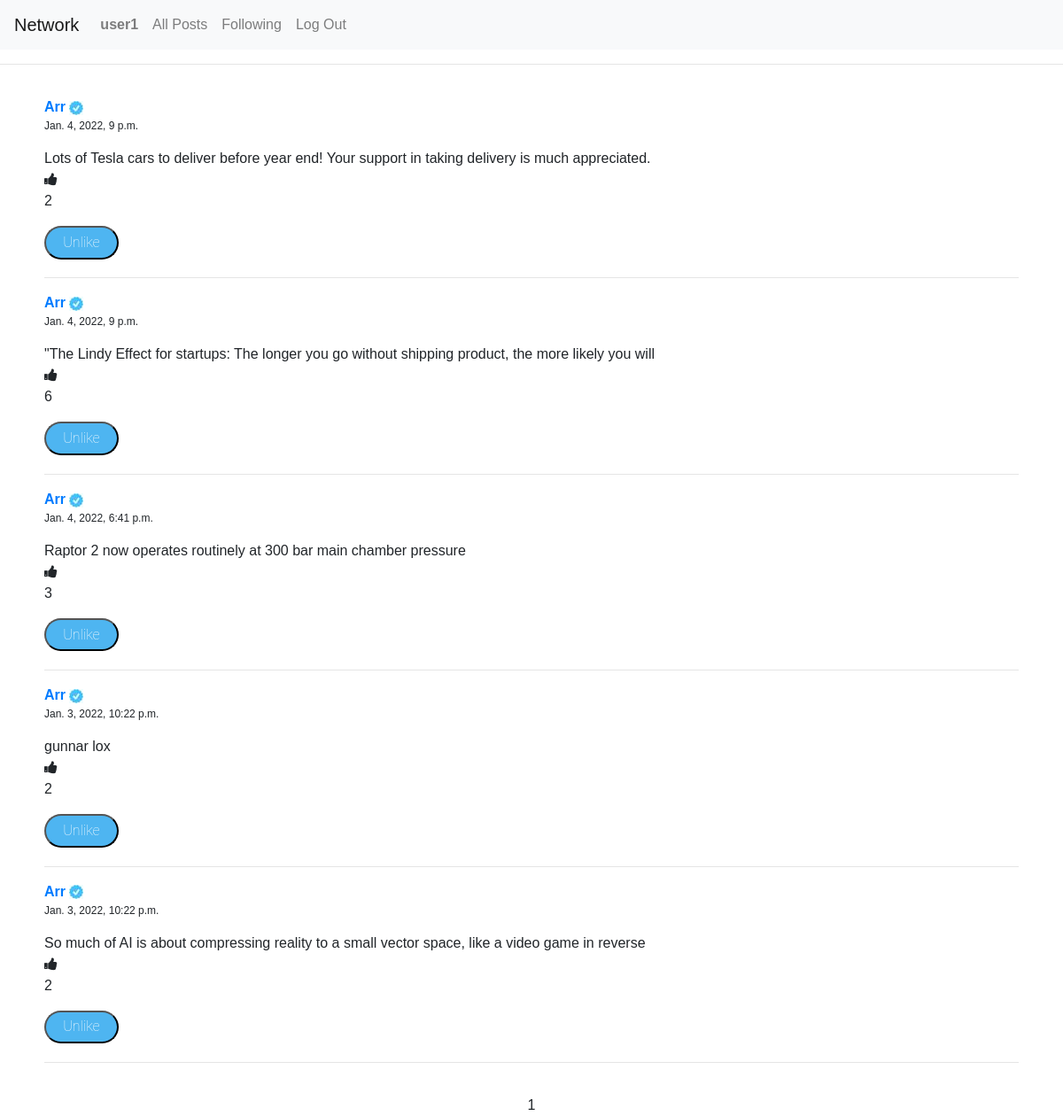
The page /following/user1 (signed in) on the database its author committed.
### network/models.py (models this page shows, shortened)
class User(AbstractUser):
    pass
    def __str__(self):
        return self.username

class Post(models.Model):
    username = models.ForeignKey(User, on_delete=models.CASCADE)
    text = models.CharField(max_length=100)
    date=models.DateTimeField(auto_now_add=True)
    likes = models.IntegerField( default=0)

### network/views.py (the view, shortened to what this page needs)
# urls.py: path("following/<str:username>", views.following, name="following"),
@login_required
def following(request, username):
    username = User.objects.get(username=username)
    if Following.objects.filter(username=request.user).exists():
        current_user = Following.objects.filter(username=request.user)
        all_subscriptions = [i.subscription.username for i in current_user]
        posts = []
        for i in all_subscriptions:
            subs = User.objects.get(username=i)
            posts += Post.objects.filter(username=subs).order_by('-date')
        liked = Liked.objects.filter(username=username, liked=True)
        liked_posts = []
        for i in liked:
            liked_posts.append('likebtn'+str(i.post.id))
        p = Paginator(posts, 10)
        page_number = request.GET.get('page')
        try:
            page_obj = p.get_page(page_number)  # returns the desired page object
        except PageNotAnInteger:
            page_obj = p.page(1)
        except EmptyPage:
            page_obj = p.page(p.num_pages)
        return render(request, "network/following.html",
                      {'current_user': current_user,
                       'all_subscriptions': all_subscriptions,
                       'posts': posts,
                       'subs': subs,
                       'page_obj': page_obj,
                       'liked_posts':liked_posts
                       })

### network/templates/network/following.html (shortened to what this page needs)
{% extends "network/layout.html" %}
{% load static %}
{% block body %}
<hr>
<div class="container">
        {% for post in page_obj.object_list %}
    <span class="username"><a href="{% url 'profile' post.username %}">{{post.username}}</a></span>
<img src="{% static 'network/approval-16.jpg' %}" alt="My image">
 <br>
     <p class="date">{{post.date}}</p>
<span  id="edit{{post.id}}" class="text">{{post.text}}</span>
<br>
<i  class="fa fa-thumbs-up"></i><p id="likes{{post.id}}"> {{post.likes}}</p>
    {% if user.is_authenticated   %}
    {%if post.username != user%}
    <button type="submit" class="likebtn {{post.id}}" id="likebtn{{post.id}}" name="likebtn"> Like</button>
{%endif%}
    <hr/>
    {%endif%}
         {% endfor %}
    </div>
    <center>
        <span>{{page_obj.number}}</span>
    </center>
{% endblock %}

### network/templates/network/layout.html (shortened to what this page needs)
{% load static %}
<!DOCTYPE html>
<html lang="en">
    <head>
        <link rel="stylesheet" href="https://cdnjs.cloudflare.com/ajax/libs/font-awesome/4.7.0/css/font-awesome.min.css">
        <link rel="stylesheet" href="https://stackpath.bootstrapcdn.com/bootstrap/4.4.1/css/bootstrap.min.css">
        <link href="{% static 'network/styles.css' %}" rel="stylesheet">
    </head>
    <body>
        <nav class="navbar navbar-expand-lg navbar-light bg-light">
            <a class="navbar-brand" href="#">Network</a>
            <div>
              <ul class="navbar-nav mr-auto">
                {% if user.is_authenticated %}
                    <li class="nav-item">
                        <a class="nav-link" href="#"><strong>{{ user.username }}</strong></a>
                    </li>
                {% endif %}
                <li class="nav-item">
                  <a class="nav-link" href="{% url 'allposts' %}">All Posts</a>
                </li>
                {% if user.is_authenticated %}
                    <li class="nav-item">
                        <a class="nav-link" href="{% url 'following' user.username  %}">Following</a>
                    </li>
                    <li class="nav-item">
                        <a class="nav-link" href="{% url 'logout' %}">Log Out</a>
                    </li>
                {% endif %}
              </ul>
            </div>
          </nav>
        <div class="body">
            {% block body %}
            {% endblock %}
        </div>
    </body>
</html>

### network/static/network/styles.css (style rules this page uses)
body { background-color: white; font-family: inherit; }
button[name=likebtn] { display:inline-block; padding:0.3em 1.2em; margin:0 0.3em 0.3em 0; border-radius:2em; box-sizing: border-box; text-decoration:none; font-family:'Roboto',sans-serif; font-weight:100; color:#FFFFFF; background-color:#4eb5f1; text-align:center; transition: all 0.2s; }
.username { font-weight:bold; }
.container { padding: 20px; }
.date { font-size: 12px; }
.text { width: 20px; }

### rows shown on the page
User: username "user1"
Post: username "Arr", date "Jan. 4, 2022, 9 p.m.", text "Lots of Tesla cars to deliver before year end! Your support in taking delivery is much appreciated.", likes "2"
Post: username "Arr", date "Jan. 4, 2022, 9 p.m.", text "\"The Lindy Effect for startups: The longer you go without shipping product, the more likely you will", likes "6"
Post: username "Arr", date "Jan. 4, 2022, 6:41 p.m.", text "Raptor 2 now operates routinely at 300 bar main chamber pressure", likes "3"
Post: username "Arr", date "Jan. 3, 2022, 10:22 p.m.", text "gunnar lox", likes "2"
Post: username "Arr", date "Jan. 3, 2022, 10:22 p.m.", text "So much of AI is about compressing reality to a small vector space, like a video game in reverse", likes "2"

### other values the page prints
{{ page_obj.number }} "1"
